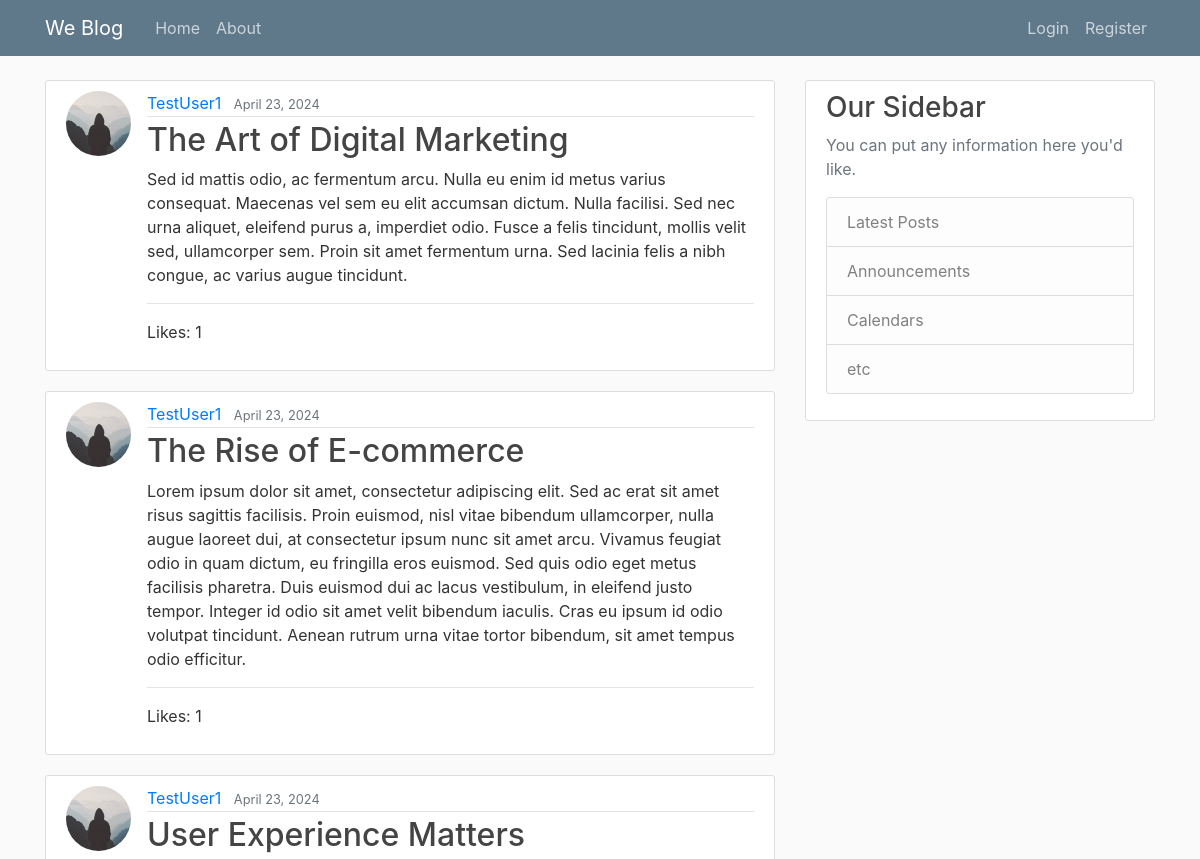
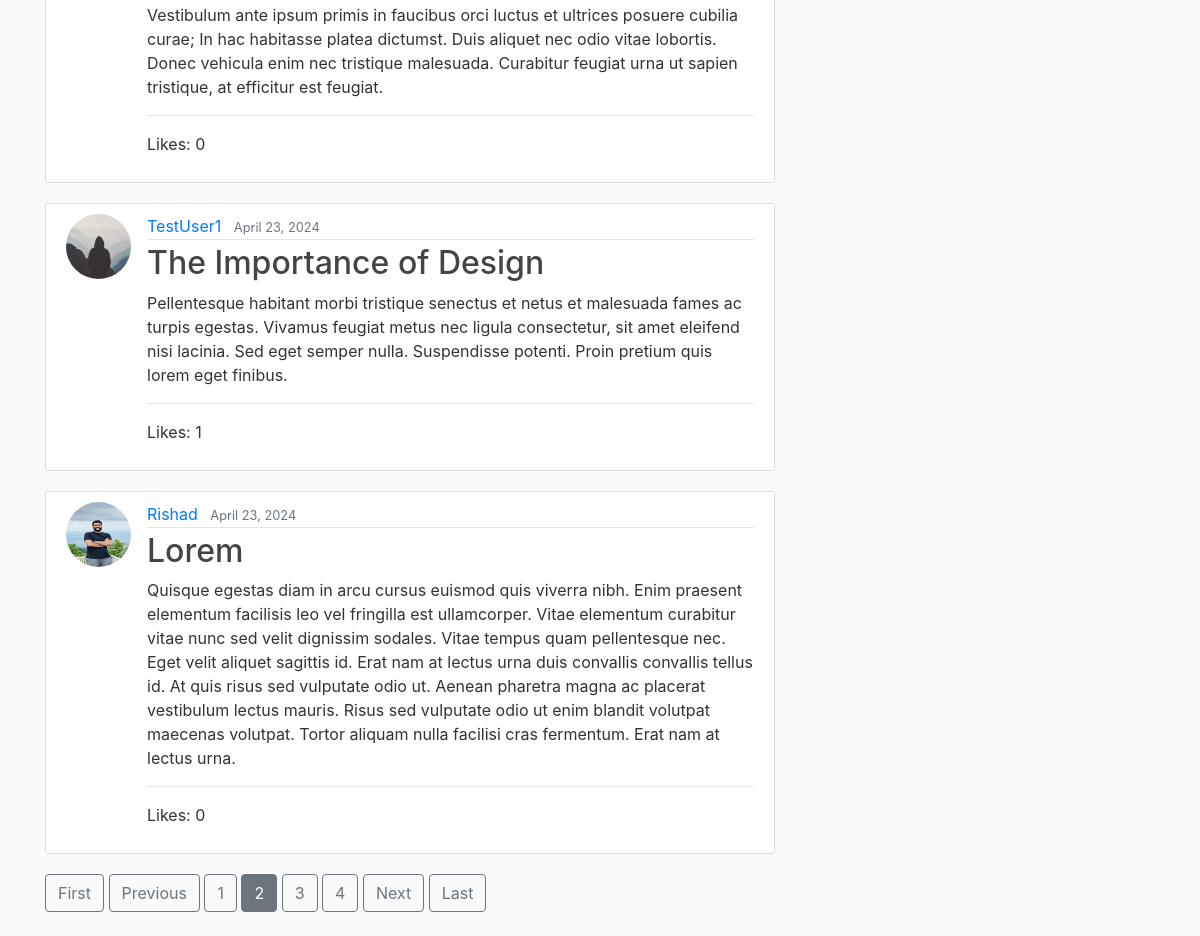
Screenshot of /?page=2 with the database file from the repository (2 pictures, top to bottom).
### blog/models.py (models this page shows, shortened)
class Post(models.Model):
    title = models.CharField(max_length=100)
    content = models.TextField()
    date_posted = models.DateTimeField(default=timezone.now) #used default to give option to change time & date posted
    author = models.ForeignKey(User, on_delete=models.CASCADE) #if the suer is deleted their post should also be deleted that why using (on_delete=models.CASCADE)
    likes = models.ManyToManyField(User, related_name='likes')

### users/models.py (models this page shows, shortened)
class Profile(models.Model):
    user = models.OneToOneField(User, on_delete=models.CASCADE)
    image = models.ImageField(default='default.jpg',upload_to='profile_pics')

### blog/views.py (the view)
# urls.py: path('', PostListView.as_view(), name='blog-home'),
class PostListView(ListView): # used class because these are class based view
    model = Post
    template_name = 'blog/home.html'     # <app>/<model>_<viewtype>.html
    context_object_name = 'posts'
    ordering = [ '-date_posted' ]
    paginate_by = 5
    def get_queryset(self):
        queryset = super().get_queryset()
        queryset = queryset.annotate(like_count=Count('likes'))
        return queryset

### blog/templates/blog/home.html (shortened to what this page needs)
{% extends "blog/base.html" %}
{% block content %}
  {% for post in posts %}
  <article class="media content-section">
    <img class="rounded-circle article-img" src="{{ post.author.profile.image.url }}">
    <div class="media-body">
          <div class="article-metadata">
              <a class="mr-2" href="{% url 'user-posts' post.author.username %}">{{ post.author }}</a>
              <small class="text-muted">{{ post.date_posted|date:"F d, Y" }}</small>
          </div>
          <h2><a class="article-title" href="{% url 'post-detail' post.id %}">{{ post.title }}</a></h2>
          <p class="article-content">{{ post.content }}</p>
          <hr>
          <p>Likes: {{ post.like_count }}</p>
    </div>
  </article>
  {% endfor %}
  {% if is_paginated %}
    {% if page_obj.has_previous %}
      <a class="btn btn-outline-secondary mb-4" href="?page=1">First</a>
      <a class="btn btn-outline-secondary mb-4" href="?page={{ page_obj.previous_page_number }}">Previous</a>
    {% endif %}
    {% for num in page_obj.paginator.page_range %}
      {% if page_obj.number == num %}
        <a class="btn btn-secondary mb-4" href="?page={{ num }}">{{ num }}</a>
      {% elif num > page_obj.number|add:'-3' and num < page_obj.number|add:'3'  %}
      <a class="btn btn-outline-secondary mb-4" href="?page={{ num }}">{{ num }}</a>
      {% endif %}
    {% endfor %}
    {% if page_obj.has_next %}
      <a class="btn btn-outline-secondary mb-4" href="?page={{ page_obj.next_page_number }}">Next</a>
      <a class="btn btn-outline-secondary mb-4" href="?page={{ page_obj.paginator.num_pages }}">Last</a>
    {% endif %}
  {% endif %}
{% endblock content %}

### blog/static/css/main.css (style rules this page uses)
body { background: #fafafa; color: #333333; margin-top: 5rem; }
h1, h2, h3, h4, h5, h6 { color: #444444; }
.content-section { background: #ffffff; padding: 10px 20px; border: 1px solid #dddddd; border-radius: 3px; margin-bottom: 20px; }
.article-title { color: #444444; }
.article-content { white-space: pre-line; }
.article-img { height: 65px; width: 65px; margin-right: 16px; }
.article-metadata { padding-bottom: 1px; margin-bottom: 4px; border-bottom: 1px solid #e3e3e3 }

### rows the page displays
Post: author.profile.image (placeholder picture), author "TestUser1", date_posted "April 23, 2024", title "The Art of Digital Marketing", content "Sed id mattis odio, ac fermentum arcu. Nulla eu enim id metus varius consequat. Maecenas vel sem eu elit accumsan dictum. Nulla facilisi. Sed nec urna aliquet, eleifend purus a, imperdiet odio. Fusce a felis tincidunt, mollis velit sed, ullamcorper sem. Proin sit amet fermentum urna. Sed lacinia felis a nibh congue, ac varius augue tincidunt.", like_count "1"
Post: author.profile.image (placeholder picture), author "TestUser1", date_posted "April 23, 2024", title "The Rise of E-commerce", content "Lorem ipsum dolor sit amet, consectetur adipiscing elit. Sed ac erat sit amet risus sagittis facilisis. Proin euismod, nisl vitae bibendum ullamcorper, nulla augue laoreet dui, at consectetur ipsum nunc sit amet arcu. Vivamus feugiat odio in quam dictum, eu fringilla eros euismod. Sed quis odio eget metus facilisis pharetra. Duis euismod dui ac lacus vestibulum, in eleifend justo tempor. Integer id odio sit amet velit bibendum iaculis. Cras eu ipsum id odio volutpat tincidunt. Aenean rutrum urna vitae tortor bibendum, sit amet tempus odio efficitur.", like_count "1"
Post: author.profile.image (placeholder picture), author "TestUser1", date_posted "April 23, 2024", title "User Experience Matters", content "Vestibulum ante ipsum primis in faucibus orci luctus et ultrices posuere cubilia curae; In hac habitasse platea dictumst. Duis aliquet nec odio vitae lobortis. Donec vehicula enim nec tristique malesuada. Curabitur feugiat urna ut sapien tristique, at efficitur est feugiat.", like_count "0"
Post: author.profile.image (placeholder picture), author "TestUser1", date_posted "April 23, 2024", title "The Importance of Design", content "Pellentesque habitant morbi tristique senectus et netus et malesuada fames ac turpis egestas. Vivamus feugiat metus nec ligula consectetur, sit amet eleifend nisi lacinia. Sed eget semper nulla. Suspendisse potenti. Proin pretium quis lorem eget finibus.", like_count "1"
Post: author.profile.image (picture), author "Rishad", date_posted "April 23, 2024", title "Lorem", content "Quisque egestas diam in arcu cursus euismod quis viverra nibh. Enim praesent elementum facilisis leo vel fringilla est ullamcorper. Vitae elementum curabitur vitae nunc sed velit dignissim sodales. Vitae tempus quam pellentesque nec. Eget velit aliquet sagittis id. Erat nam at lectus urna duis convallis convallis tellus id. At quis risus sed vulputate odio ut. Aenean pharetra magna ac placerat vestibulum lectus mauris. Risus sed vulputate odio ut enim blandit volutpat maecenas volutpat. Tortor aliquam nulla facilisi cras fermentum. Erat nam at lectus urna.", like_count "0"

### other values shown
{{ num }} "1" "3" "4"
{{ num }} "2"
